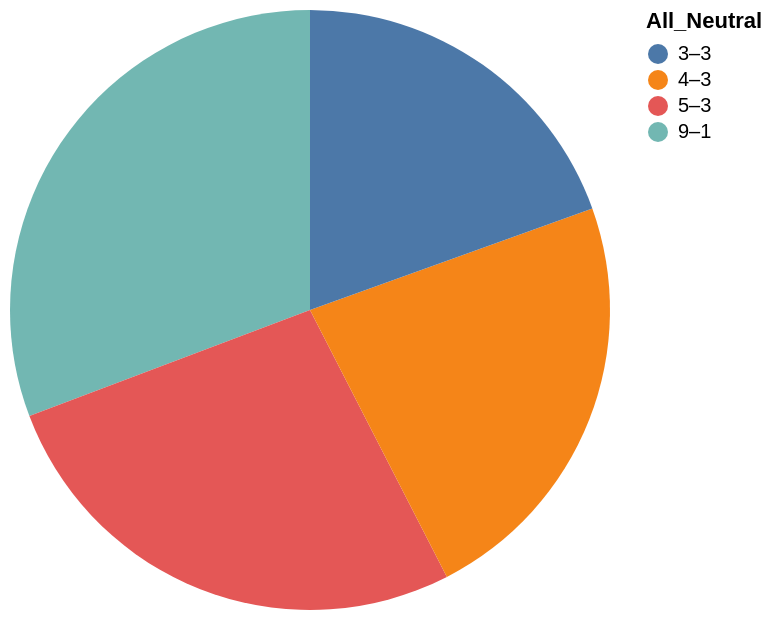

Vega-Lite specification for this chart:
### Vega-Lite specification from a JSON file in a GitHub repository (floating-point values rounded to 4 significant figures)
{"data": {"values": [{"x_data": "9–1", "y_data": 0.946}, {"x_data": "5–3", "y_data": 0.824}, {"x_data": "4–3", "y_data": 0.706}, {"x_data": "3–3", "y_data": 0.6}]}, "mark": "arc", "encoding": {"theta": {"field": "y_data", "type": "quantitative", "title": "All_Games_Percent"}, "color": {"field": "x_data", "type": "nominal", "title": "All_Neutral"}}}
